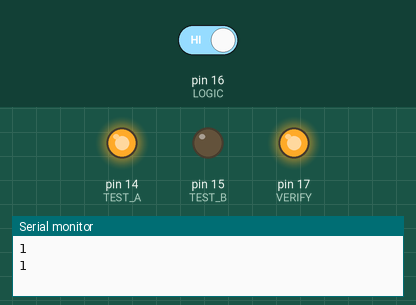
Bench run of a sketch on a simulated Arduino Nano, built with avr-gcc and run on an emulated ATmega328P. Shown: output pins drawn as LEDs (lit = HIGH), the last lines printed to the serial monitor. The inputs (shaded band) are chosen by the test bench; at power-on: pin 16 (LOGIC) HIGH.

Above: at 6.8 s.
6.9 s: pin 16 (LOGIC) driven LOW
At 9.7 s:
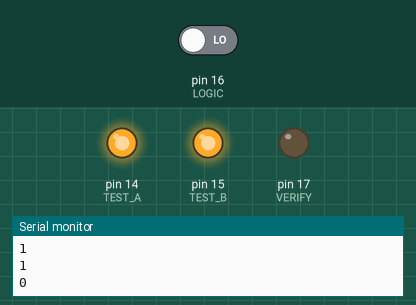
13.5 s: pin 16 (LOGIC) driven HIGH
At 15.4 s:
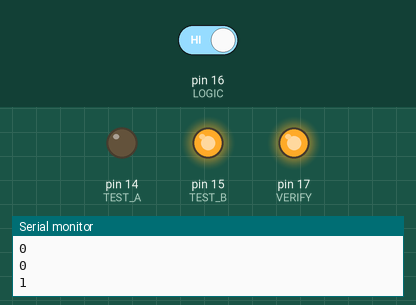
21.2 s: pin 16 (LOGIC) driven LOW
At 24.7 s:
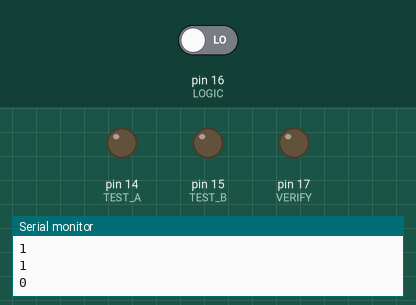
28.5 s: pin 16 (LOGIC) driven HIGH
At 34.0 s:
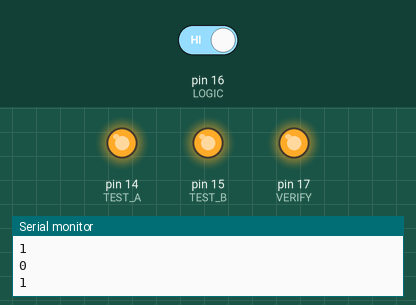
Timing chart, 0 to 37.2 s (numbered marks = the images above; inputs shaded):
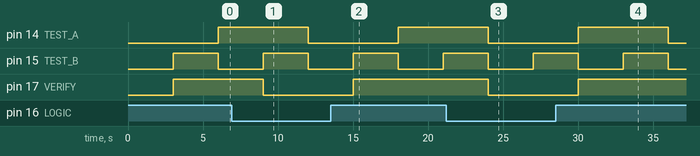

The sketch:

Lab_1_-_Logic_Gates_XOR.ino
```cpp
// Title: Lab-1 XOR Gate
// Description:
//  Code to programme Arduino NANO 33 IoT and perform the following:
//
//  -Output the values of the relevant truth table to the input pin(s) of CD4070BE logic gate
//  -Read the output of the logic gate via the chosen LOGIC pin
//  -Send a signal to the output LED via the VERIFY pin based on the gate output compared to the
//   expected output.

// Author: Kenneth Johnson
// Date: 05/10/2022


#define TEST_A 14 //output
#define TEST_B 15 //output
#define LOGIC 16 //input
#define VERIFY 17 //output

void setup() {
  // put your setup code here, to run once:
  Serial.begin(9600); //initialise serial communication at 9600 bits per second
  pinMode (TEST_A, OUTPUT); //set pin to output
  pinMode (TEST_B, OUTPUT); //set pin to output
  pinMode (LOGIC, INPUT); //set pin to input
  pinMode (VERIFY, OUTPUT); //set pin to output
}

//loop routine
void loop() {

    digitalWrite(TEST_A, LOW); //set pin 14 to 0
    digitalWrite(TEST_B, LOW); //set pin 15 to 0
    int LOGICstate_A = digitalRead(LOGIC); // read logic state and store in variable

    if(LOGICstate_A == LOW ){ //if logic state is 0
      digitalWrite(VERIFY, LOW); //set verification pin to 0
      Serial.println(LOGICstate_A); //print the logic state to serial monitor
    }
    delay(3000); //delay by 3 seconds before proceeding


    digitalWrite(TEST_A, LOW); //set pin 14 to 0
    digitalWrite(TEST_B, HIGH); //set pin 15 to 1
    int LOGICstate_B = digitalRead(LOGIC); // read logic state and store in variable

    if(LOGICstate_B == HIGH){ //if logic state is 1
      digitalWrite(VERIFY, HIGH); //set verification pin to 1
      Serial.println(LOGICstate_B); //print the logic state to serial monitor
    }
    delay(3000); //delay by 3 seconds before proceeding

    digitalWrite(TEST_A, HIGH); //set pin 14 to 1
    digitalWrite(TEST_B, LOW); //set pin 15 to 0
    int LOGICstate_C = digitalRead(LOGIC); // read logic state and store in variable

    if(LOGICstate_C == HIGH ){ // if logic state is 1
      digitalWrite(VERIFY, HIGH); //set verification pin to 1
      Serial.println(LOGICstate_C); //print the logic state to serial monitor
    }
    delay(3000); //delay by 3 seconds before proceeding

    digitalWrite(TEST_A, HIGH); //set pin 14 to 1
    digitalWrite(TEST_B, HIGH); //set pin 15 to 1
    int LOGICstate_D = digitalRead(LOGIC); // read logic state and store in variable

    if(LOGICstate_D == LOW ){ //if logic state is 0
      digitalWrite(VERIFY, LOW); //set verification pin to 0
      Serial.println(LOGICstate_D);  //print the logic state to serial monitor
    }
    delay(3000); //delay by 3 seconds before proceeding

  }
```

Measured:
- after the input at 6.9 s, pin 17 (VERIFY): HIGH → LOW after 2.1 s
- after the input at 13.5 s, pin 17 (VERIFY): LOW → HIGH after 1.5 s
- after the input at 21.2 s, pin 17 (VERIFY): HIGH → LOW after 2.8 s
- after the input at 28.5 s, pin 17 (VERIFY): LOW → HIGH after 1.5 s
